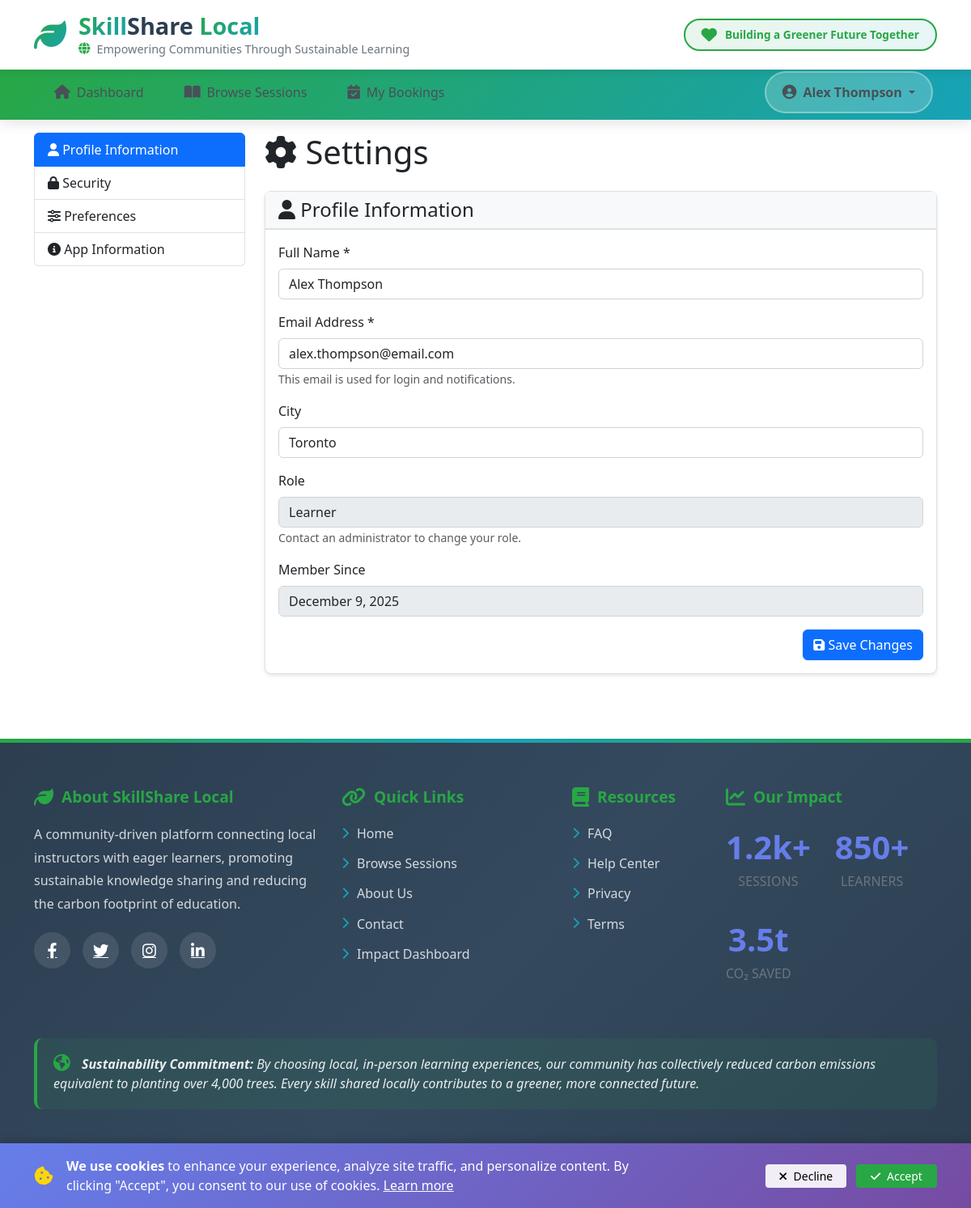
The page /public/settings.php (signed in) on the database its author committed.
### tables this page shows
CREATE TABLE IF NOT EXISTS Users (
    user_id INT AUTO_INCREMENT PRIMARY KEY,
    full_name VARCHAR(100) NOT NULL,
    email VARCHAR(100) UNIQUE NOT NULL,
    password_hash VARCHAR(255) NOT NULL,
    role ENUM('instructor', 'learner', 'admin') NOT NULL,
    city VARCHAR(50),
    is_suspended BOOLEAN DEFAULT FALSE,
    suspended_reason TEXT,
    created_at TIMESTAMP DEFAULT CURRENT_TIMESTAMP,
    updated_at TIMESTAMP DEFAULT CURRENT_TIMESTAMP ON UPDATE CURRENT_TIMESTAMP,
    INDEX idx_email (email),
    INDEX idx_role (role),
    INDEX idx_city (city)
);

### app/models/User.php (called while the page is built, shortened)
<?php
require_once __DIR__ . '/../config/database.php';
class User {
    public static function getUserById($user_id) {
        global $conn;
        $sql = "SELECT user_id, full_name, email, role, city, is_suspended, suspended_reason, created_at, updated_at
                FROM Users
                WHERE user_id = ?";
        try {
            $stmt = $conn->prepare($sql);
            $stmt->execute([$user_id]);
            return $stmt->fetch(PDO::FETCH_ASSOC);
        } catch (PDOException $e) {
            error_log("Error in getUserById: " . $e->getMessage());
            return false;
        }
    }
    public static function getById($id) {
        return self::getUserById($id);
    }
}

### public/settings.php (the view, shortened to what this page needs)
<?php
require_once '../app/includes/auth_guard.php';
require_once '../app/models/User.php';
$userId = $_SESSION['user_id'];
$user = User::getById($userId);
include '../app/includes/header.php';
include '../app/includes/navbar.php';
?>
<div class="container mt-4 mb-5">
    <div class="row">
        <div class="col-md-3 mb-4">
            <div class="list-group" id="settings-nav">
                <a href="#profile" class="list-group-item list-group-item-action active" data-bs-toggle="list">
                    <i class="fas fa-user"></i> Profile Information
                </a>
                <a href="#security" class="list-group-item list-group-item-action" data-bs-toggle="list">
                    <i class="fas fa-lock"></i> Security
                </a>
                <a href="#preferences" class="list-group-item list-group-item-action" data-bs-toggle="list">
                    <i class="fas fa-sliders-h"></i> Preferences
                </a>
                <a href="#app-info" class="list-group-item list-group-item-action" data-bs-toggle="list">
                    <i class="fas fa-info-circle"></i> App Information
                </a>
            </div>
        </div>
        <div class="col-md-9">
            <h1 class="mb-4"><i class="fas fa-cog"></i> Settings</h1>
            <div class="tab-content">
                <div class="tab-pane fade show active" id="profile">
                    <div class="card">
                        <div class="card-header">
                            <h4 class="mb-0"><i class="fas fa-user"></i> Profile Information</h4>
                        </div>
                        <div class="card-body">
                            <form method="POST">
                                <div class="mb-3">
                                    <label class="form-label">Full Name *</label>
                                    <input
                                        type="text"
                                        name="full_name"
                                        class="form-control"
                                        value="<?php echo htmlspecialchars($user['full_name']); ?>"
                                        required
                                    >
                                </div>
                                <div class="mb-3">
                                    <label class="form-label">Email Address *</label>
                                    <input
                                        type="email"
                                        name="email"
                                        class="form-control"
                                        value="<?php echo htmlspecialchars($user['email']); ?>"
                                        required
                                    >
                                    <small class="text-muted">This email is used for login and notifications.</small>
                                </div>
                                <div class="mb-3">
                                    <label class="form-label">City</label>
                                    <input
                                        type="text"
                                        name="city"
                                        class="form-control"
                                        value="<?php echo htmlspecialchars($user['city'] ?? ''); ?>"
                                        placeholder="e.g., London, Manchester"
                                    >
                                </div>
                                <div class="mb-3">
                                    <label class="form-label">Role</label>
                                    <input
                                        type="text"
                                        class="form-control"
                                        value="<?php echo ucfirst($user['role']); ?>"
                                        disabled
                                    >
                                    <small class="text-muted">Contact an administrator to change your role.</small>
                                </div>
                                <div class="mb-3">
                                    <label class="form-label">Member Since</label>
                                    <input
                                        type="text"
                                        class="form-control"
                                        value="<?php echo date('F j, Y', strtotime($user['created_at'])); ?>"
                                        disabled
                                    >
                                </div>
                                <div class="d-grid gap-2 d-md-flex justify-content-md-end">
                                    <button type="submit" class="btn btn-primary">
                                        <i class="fas fa-save"></i> Save Changes
                                    </button>
                                </div>
                            </form>
                        </div>
                    </div>
                </div>
            </div>
        </div>
    </div>
</div>
<?php include '../app/includes/footer.php'; ?>

### public/assets/css/header.css (style rules this page uses)
:root { --primary-green: #28a745; --primary-blue: #17a2b8; --accent-teal: #20c997; --dark-text: #2c3e50; --light-bg: #f8f9fa; --gradient-eco: linear-gradient(135deg, #28a745 0%, #17a2b8 100%); }
body { font-family: 'Segoe UI', Tahoma, Geneva, Verdana, sans-serif; color: var(--dark-text); background-color: var(--light-bg); padding-top: 140px; }

### public/assets/css/theme.css (style rules this page uses)
:root { --color-primary: #0d6efd; --color-primary-hover: #0b5ed7; --color-primary-rgb: 13, 110, 253; --color-secondary: #6c757d; --color-secondary-hover: #5c636a; --color-success: #198754; --color-warning: #ffc107; --color-danger: #dc3545; --color-info: #0dcaf0; --bg-body: #ffffff; --bg-card: #ffffff; --bg-secondary: #f8f9fa; --bg-hover: #f1f3f5; --bg-active: #e9ecef; --text-primary: #212529; --text-secondary: #6c757d; --text-muted: #adb5bd; --text-inverse: #ffffff; --border-color: #dee2e6; --border-light: #e9ecef; --border-dark: #ced4da; --input-bg: #ffffff; --input-border: #ced4da; --input-focus-border: #86b7fe; --input-focus-shadow: rgba(13, 110, 253, 0.25); --shadow-sm: 0 .125rem .25rem rgba(0, 0, 0, .075); --shadow: 0 .5rem 1rem rgba(0, 0, 0, .15); --shadow-lg: 0 1rem 3rem rgba(0, 0, 0, .175); --navbar-bg: #ffffff; --navbar-border: #e9ecef; --navbar-link: #495057; --navbar-link-hover: #0d6efd; --sidebar-bg: #f8f9fa; --sidebar-border: #dee2e6; --table-stripe-bg: rgba(0, 0, 0, 0.025); --table-hover-bg: rgba(0, 0, 0, 0.05); --table-border: #dee2e6; --code-bg: #f8f9fa; --code-color: #d63384; }
body { background-color: var(--bg-body); color: var(--text-primary); transition: background-color 0.3s ease, color 0.3s ease; }
.card { background-color: var(--bg-card); border-color: var(--border-color); color: var(--text-primary); }
.card-header { background-color: var(--bg-secondary); border-bottom-color: var(--border-color); color: var(--text-primary); }
.form-control, .form-select { background-color: var(--input-bg); border-color: var(--input-border); color: var(--text-primary); }
.form-control::placeholder { color: var(--text-muted); }
.form-label { color: var(--text-primary); }
.list-group-item { background-color: var(--bg-card); border-color: var(--border-color); color: var(--text-primary); }
.list-group-item.active { background-color: var(--color-primary); border-color: var(--color-primary); }
* { transition: background-color 0.2s ease, border-color 0.2s ease, color 0.2s ease; }
button, a, input, select, textarea { transition: background-color 0.15s ease, border-color 0.15s ease, color 0.15s ease, transform 0.15s ease; }

### public/settings.php (style rules this page uses)
.list-group-item { transition: all 0.2s; }
.list-group-item.active { background-color: #0d6efd; border-color: #0d6efd; }
.card { border-radius: 8px; box-shadow: 0 2px 4px rgba(0,0,0,0.1); }
.card-header { background-color: #f8f9fa; border-bottom: 2px solid #dee2e6; }
.tab-content { min-height: 400px; }

### rows shown on the page
users: full_name "Alex Thompson", email "alex.thompson@email.com", city "Toronto", role "Learner", created_at "December 9, 2025"

### other values the page prints
$user_name "Alex Thompson"
